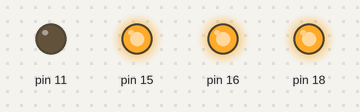
A program run on a simulated Raspberry Pi (header pin numbers). Parts: output pins drawn as LEDs (lit = HIGH). At 0.0 s the program stops and its outputs stay as they are.

Above: at 0.1 s.
Timing chart, 0 to 1.5 s (numbered marks = the images above):
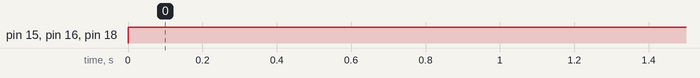

The program:

derecha.py
```python
"""
Giro a la Derecha, Motor derecho detenido
mientras motor izquierdo avanza
Gp 11: 1 |  Gp 16: 0
Gp 15: 0 |  Gp 18: 0
"""
import RPi.GPIO as GPIO
GPIO.setmode(GPIO.BOARD)
GPIO.setup(11,GPIO.OUT)#Motor1
GPIO.setup(15,GPIO.OUT)

GPIO.setup(16,GPIO.OUT)#motor2
GPIO.setup(18,GPIO.OUT)

GPIO.output(11,False)
GPIO.output(15,True)

GPIO.output(16,True)
GPIO.output(18,True)
```

Measured:
- by itself, pin 15, pin 16, pin 18: LOW → HIGH at 0.00 s
